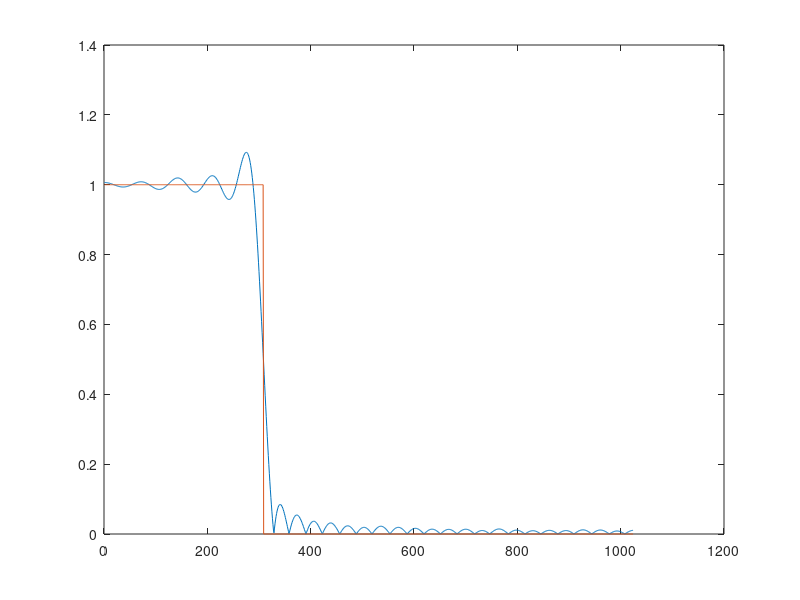

This chart was generated by the following MATLAB code:
clear all; clc; close all
N = 32; % フィルタ係数の数（フィルタ長2N-2）
L = 1024 ; % 周波数サンプル数
dw = pi/(L-1);
wp = 0.30; % 通過域のエッジ
ws = 0.32; % 過阻止域のエッジ
pe = ceil(wp*L);
se = ceil(ws*L);
d = [ones(pe,1); zeros(L-pe,1)]; % 所望特性（ローパスフィルタ）
Q = [ones(L,1) cos((0:L-1)'*(1:(N-1))*dw)]; % 規定周波数成分を並べた行列
w = rand(1,L); % 重みベクトル
W =  diag(w); % 重みベクトルを対角成分にもつ対角行列
a =  ((Q.') * (W.') * W * Q) \ ((Q.') * (W.') * W * d); % 重み付き最小自乗法によるフィルタ係数の推定
coef = [flipud(a(2:end))/2; a(1); a(2:end)/2]; % フィルタ係数の対称性より、長さ2N-2のフィルタ係数を導出
H = fft(coef, 2*L); % 設計したフィルタの周波数特性H
figure(1);plot(1:length(H(1:L)), abs(H(1:L)), 1:length(H(1:L)), d)